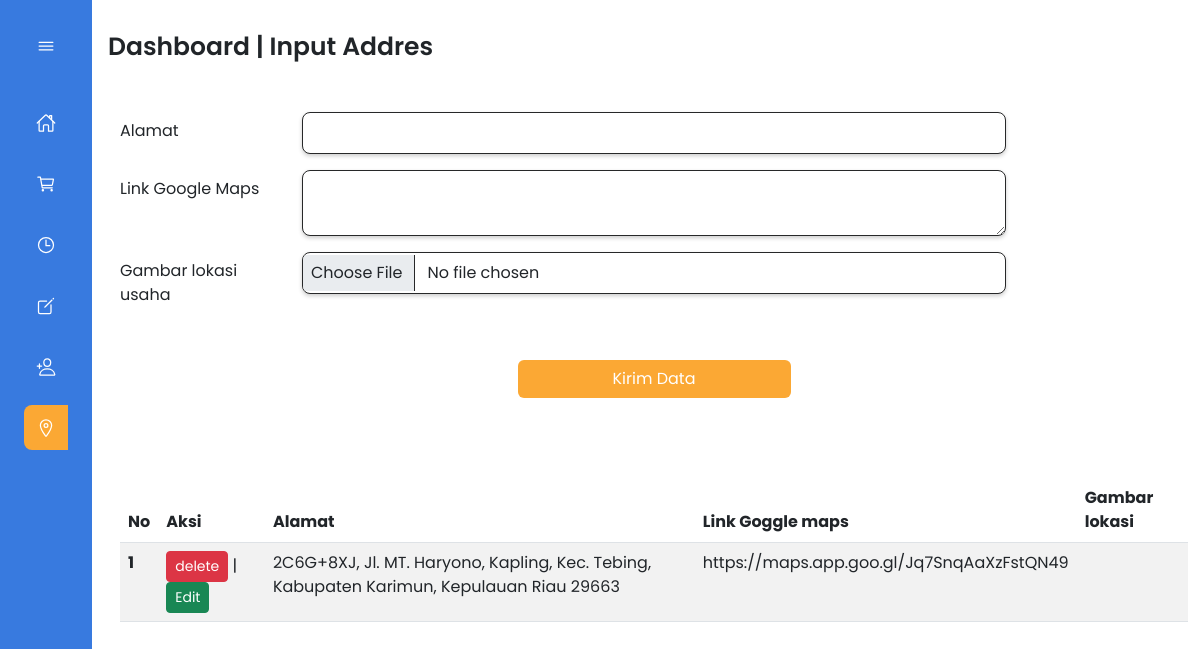
The page /admin/dashboard-alamat.php (signed in) on the database its author committed.
### tables this page shows
CREATE TABLE `input_alamat` (
  `id` int NOT NULL,
  `alamat` varchar(200) NOT NULL,
  `url_alamat` varchar(300) NOT NULL,
  `gambar_alamat` varchar(300) NOT NULL
);

### admin/fungsi.php (called while the page is built, shortened)
<?php
$conn = mysqli_connect("localhost", "root", "", "ndrshoop");
function quer($query)
{
    global $conn;
    $result = mysqli_query($conn, $query);
    $rows = [];
    while ($row = mysqli_fetch_assoc($result)) {
        $rows[] = $row;
    }
    return $rows;
}

### admin/dashboard-alamat.php (the view, shortened to what this page needs)
<?php
require "fungsi.php";
$addres = quer("SELECT * FROM input_alamat ORDER BY id DESC");
?>
<!DOCTYPE html>
<html lang="en">
<head>
    <link href="https://cdn.jsdelivr.net/npm/bootstrap@5.2.3/dist/css/bootstrap.min.css" rel="stylesheet">
    <link rel="stylesheet" href="assets/css/styles.css">
</head>
<body id="body-pd">
    <div class="l-navbar" id="navbar">
        <nav class="nav">
            <div>
                <div class="nav__brand">
                    <ion-icon name="menu-outline" class="nav__toggle" id="nav-toggle"></ion-icon>
                </div>
                <div class="nav__list">
                    <a href="dashboard.php" class="nav__link">
                        <ion-icon name="home-outline" class="nav__icon"></ion-icon>
                    </a>
                    <a href="dashboard-product.php" class="nav__link">
                        <ion-icon name="cart-outline" class="nav__icon"></ion-icon>
                    </a>
                    <a href="#inputService" class="nav__link">
                        <ion-icon name="time-outline" class="nav__icon"></ion-icon>
                    </a>
                    <a href="dashboard-logoDanHero.php" class="nav__link">
                        <ion-icon name="create-outline" class="nav__icon"></ion-icon>
                    </a>
                    <a href="dashboard-kontak.php" class="nav__link">
                        <ion-icon name="person-add-outline" class="nav__icon"></ion-icon>
                    </a>
                    <a href="dashboard-alamat.php" class="nav__link active">
                        <ion-icon name="location-outline" class="nav__icon"></ion-icon>
                    </a>
                </div>
            </div>
        </nav>
    </div>
    <h1>Dashboard | Input Addres</h1>
    <section id="inputService">
        <div class="container">
            <div class="service">
                <form action="" method="post" enctype="multipart/form-data">
                    <div class="mb-3 row">
                        <label for="alamat" class="col-sm-2 col-form-label labelKategoriService">Alamat</label>
                        <div class="col-sm-8">
                            <input type="text" class="form-control form-sm inputKategoriService" id="alamat" name="alamat">
                        </div>
                    </div>
                    <div class="mb-3 row">
                        <label for="urlAlamat" class="col-sm-2 col-form-label labelKeteranganService">Link Google Maps</label>
                        <div class="col-sm-8">
                            <textarea type="text" class="form-control form-sm inputKeteranganService" id="urlAlamat" name="url_alamat"></textarea>
                        </div>
                    </div>
                    <div class="mb-3 row">
                        <label for="gambarAlamat" class="col-sm-2 col-form-label labelGambarService">Gambar lokasi usaha</label>
                        <div class="col-sm-8">
                            <input type="file" class="form-control form-sm inputGambarService" id="gambarAlamat" name="gambar_alamat">
                        </div>
                    </div>
                    <div class="mb-3 row d-flex justify-content-center align-items-center">
                        <button type="submit" name="kirimAlamat" class="btn col-3">Kirim Data</button>
                    </div>
                </form>
            </div>
        </div>
    </section>
    <section id="formTableService">
        <div class="container">
            <div class="table-service">
                <?php $i = 1; ?>
                <?php foreach ($addres as $row) : ?>
                    <table class="table table-striped">
                        <thead>
                            <tr>
                                <th scope="col">No</th>
                                <th scope="col">Aksi</th>
                                <th scope="col">Alamat</th>
                                <th scope="col">Link Goggle maps</th>
                                <th scope="col">Gambar lokasi</th>
                            </tr>
                        </thead>
                        <tbody>
                            <tr>
                                <th scope="row"><?= $i; ?></th>
                                <td><a class="btn btn-sm btn-danger" href="delete/deleteAlamat.php?id=<?= $row['id']; ?>" onclick="return confirm('apakah anda yakin ingin menghapus data ini?')">delete</a> | <a class="btn btn-sm btn-success" href="editAlamat.php?id=<?= $row['id']; ?>">Edit</a></td>
                                <td><?= $row['alamat']; ?></td>
                                <td><?= $row['url_alamat']; ?></td>
                                <td><img src="asset/<?= $row['gambar_alamat']; ?>" alt="" width="100"></td>
                            </tr>
                        </tbody>
                    </table>
                    <?php $i++; ?>
                <?php endforeach; ?>
            </div>
        </div>
    </section>
</body>
</html>

### admin/assets/css/styles.css (style rules this page uses)
:root { --nav-width: 92px; --first-color: #FBA834; --bg-color: #387ADF; --sub-color: #B6CEFC; --white-color: #FFF; --body-font: 'Poppins', sans-serif; --normal-font-size: 1rem; --small-font-size: .875rem; --z-fixed: 100; }
*,::before,::after { box-sizing: border-box; }
body { position: relative; margin: 0; padding: 2rem 0 0 6.75rem; font-family: var(--body-font); font-size: var(--normal-font-size); transition: .5s; }
h1 { margin: 0; font-size: 25px; font-weight: 600; }
a { text-decoration: none; }
.l-navbar { position: fixed; top: 0; left: 0; width: var(--nav-width); height: 100vh; background-color: var(--bg-color); color: var(--white-color); padding: 1.5rem 1.5rem 2rem; transition: .5s; z-index: var(--z-fixed); }
.nav { height: 100%; display: flex; flex-direction: column; justify-content: space-between; overflow: hidden; }
.nav__brand { display: grid; grid-template-columns: max-content max-content; justify-content: space-between; align-items: center; margin-bottom: 2rem; }
.nav__toggle { font-size: 1.25rem; padding: .75rem; cursor: pointer; }
.nav__link { display: grid; grid-template-columns: max-content max-content; align-items: center; column-gap: .75rem; padding: .75rem; color: var(--white-color); border-radius: .5rem; margin-bottom: 1rem; transition: .3s; cursor: pointer; }
.nav__icon { font-size: 1.25rem; }
.active { background-color: var(--first-color); }
#inputService { margin-top: 50px; }
.service .inputKategoriService { border: 0.5px solid #272829; box-shadow: 0 2px 4px rgba(0, 0, 0, 0.2); padding: 8px; border-radius: 8px; }
.service .inputKeteranganService { border: 0.5px solid #272829; box-shadow: 0 2px 4px rgba(0, 0, 0, 0.2); padding: 8px; border-radius: 8px; }
.service .inputGambarService { border: 0.5px solid #272829; box-shadow: 0 2px 4px rgba(0, 0, 0, 0.2); padding: 8px; border-radius: 8px; }
.service .btn { margin-top: 30px; background-color: var(--first-color); color: var(--white-color); }
#formTableService { margin-top: 80px; }

### rows shown on the page
input_alamat: alamat "2C6G+8XJ, Jl. MT. Haryono, Kapling, Kec. Tebing, Kabupaten Karimun, Kepulauan Riau 29663", url_alamat "https://maps.app.goo.gl/Jq7SnqAaXzFstQN49"
